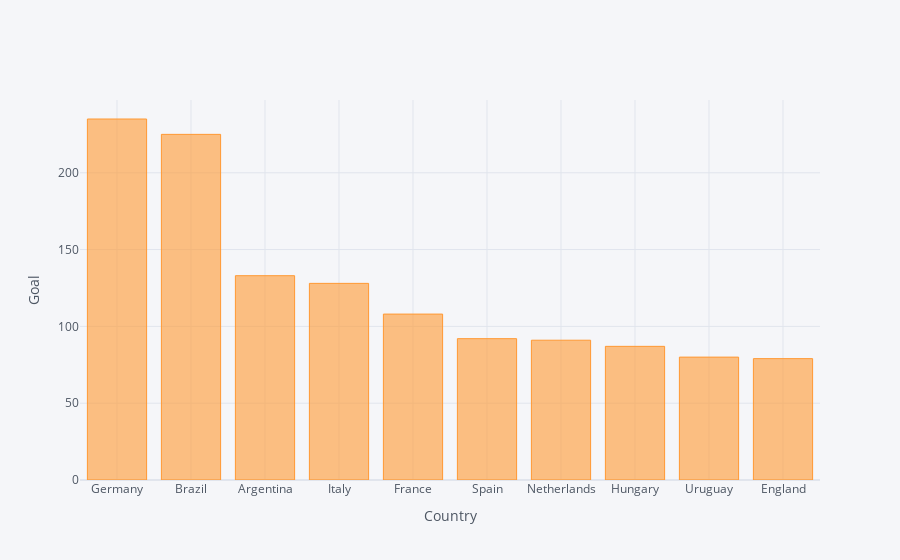

Notebook source saved alongside this figure:
### Code cell
goals = home.append(away,ignore_index=True)
goals = goals.groupby('Countries').sum()
goals.sort_values(by='Goals', ascending=False).head(10).iplot(kind='bar',xTitle='Country',yTitle='Goal')
##goals.iplot(kind='bar',xTitle='Country',yTitle='Goal')

### Figure 1 — Plotly figure (JSON) as saved in the notebook; plotly's stock layout.template omitted (floating-point values rounded to 4 significant figures)
{"data": [{"marker": {"color": "rgba(255, 153, 51, 0.6)", "line": {"color": "rgba(255, 153, 51, 1.0)", "width": 1}}, "name": "Goals", "orientation": "v", "text": "", "type": "bar", "x": ["Germany", "Brazil", "Argentina", "Italy", "France", "Spain", "Netherlands", "Hungary", "Uruguay", "England"], "y": [235, 225, 133, 128, 108, 92, 91, 87, 80, 79]}], "layout": {"legend": {"bgcolor": "#F5F6F9", "font": {"color": "#4D5663"}}, "paper_bgcolor": "#F5F6F9", "plot_bgcolor": "#F5F6F9", "title": {"font": {"color": "#4D5663"}}, "xaxis": {"gridcolor": "#E1E5ED", "showgrid": true, "tickfont": {"color": "#4D5663"}, "title": {"font": {"color": "#4D5663"}, "text": "Country"}, "zerolinecolor": "#E1E5ED"}, "yaxis": {"gridcolor": "#E1E5ED", "showgrid": true, "tickfont": {"color": "#4D5663"}, "title": {"font": {"color": "#4D5663"}, "text": "Goal"}, "zerolinecolor": "#E1E5ED"}}}
